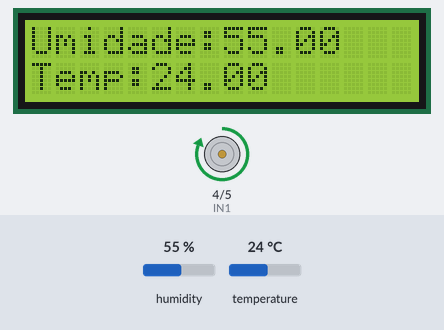
Simulated run of this sketch. Board: Arduino Uno, built with avr-gcc and run on an emulated ATmega328P. On the bench: 16×2 character LCD, motor-driver pin pairs drawn as motors (green arrow = first pin HIGH = forward, orange = second pin HIGH = backward, longer = more drive). The test bench sets the inputs (shaded band); at power-on: humidity 55 %, temperature 24 °C. What the sketch prints to the serial monitor is not drawn.

Above: at 3.2 s.
3.3 s: humidity set to 22 %
At 4.6 s:
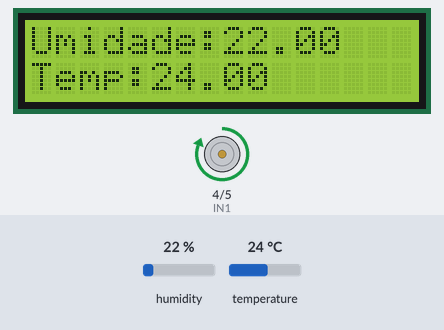
6.0 s: temperature set to 12 °C
At 6.7 s:
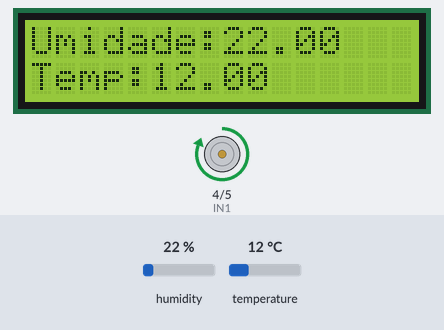
8.7 s: humidity set to 40 %
At 10.9 s:
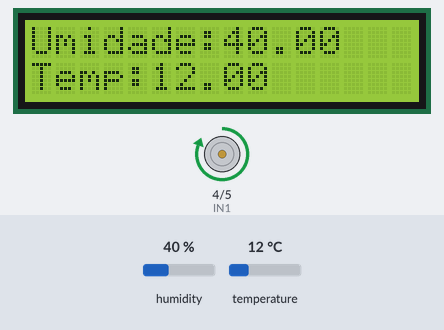
11.8 s: temperature set to 19 °C
At 13.0 s:
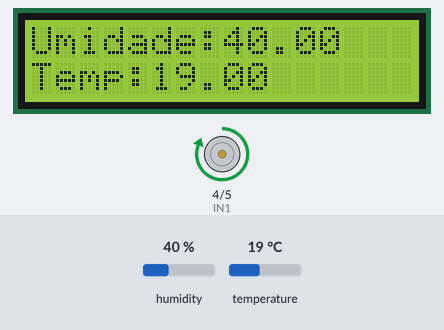
Timing chart, 0 to 14.8 s (numbered marks = the images above; inputs shaded):
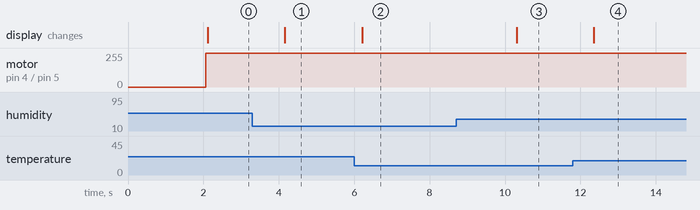

The sketch:

sketch_oct14a.ino
```cpp
#include "dht.h" //INCLUSÃO DE BIBLIOTECA
#include <Wire.h>
#include <LiquidCrystal_I2C.h>// Inicializa o display no endereco 0x27
int IN1 = 4;                             // pino IN1 conectado porta D4 Arduino
int IN2 = 5;                             // pino IN2 conectado porta D5 Arduino
const int pinoDHT11 = A2; //PINO ANALÓGICO UTILIZADO PELO DHT11
dht DHT; //VARIÁVEL DO TIPO DHT
LiquidCrystal_I2C lcd(0x27,2,1,0,4,5,6,7,3, POSITIVE);

void setup()
{
  Wire.begin();
  Serial.begin(9600);                    // console serial 9600 Bps
  lcd.begin (16,2);
  pinMode(IN1, OUTPUT);                  // definições das portas IN1 e IN2 como portas de saidas
  pinMode(IN2, OUTPUT);
  digitalWrite(IN1, HIGH);               // desativa porta IN1
  digitalWrite(IN2, HIGH);               // desativa porta IN2
  delay(2000); //INTERVALO DE 2 SEGUNDO ANTES DE INICIAR
}

void loop()
{
 // digitalWrite(IN2, HIGH);               // desativa porta IN2
//  digitalWrite(IN1, LOW);                // acionamento relé K1
//  Serial.println("Rele K1 acionado");    // print mensagem
  //delay (30000);                          // atraso de 30 segundos
  digitalWrite(IN1, HIGH);               // desativa porta IN1
  digitalWrite(IN2, LOW);                // acionamento relé K2
 // Serial.println("Rele K2 acionado");    // print mensagem
 // delay (30000);                          // atraso de 30 segundos


  DHT.read11(pinoDHT11); //LÊ AS INFORMAÇÕES DO SENSOR
  Serial.print("Umidade: "); //IMPRIME O TEXTO NA SERIAL
  Serial.print(DHT.humidity); //IMPRIME NA SERIAL O VALOR DE UMIDADE MEDIDO
  Serial.print("%"); //ESCREVE O TEXTO EM SEGUIDA
  Serial.print(" / Temperatura: "); //IMPRIME O TEXTO NA SERIAL
  Serial.print(DHT.temperature); //IMPRIME NA SERIAL O VALOR DE UMIDADE MEDIDO E REMOVE A PARTE DECIMAL
  Serial.println("*C"); //IMPRIME O TEXTO NA SERIAL
  lcd.setBacklight(HIGH);
  lcd.setCursor(0,0);
  lcd.print("Umidade:");
  lcd.print(DHT.humidity);
  lcd.setCursor(0,1);
  lcd.print("Temp:");
  lcd.print(DHT.temperature);
    delay(2000);
  //lcd.setBacklight(LOW);
}
```

Measured:
- after the input at 3.3 s, the display: changes after 0.86 s (image 1)
- after the input at 6.0 s, the display: changes after 0.21 s (image 2)
- after the input at 8.7 s, the display: changes after 1.6 s (image 3)
- after the input at 11.8 s, the display: changes after 0.56 s (image 4)
